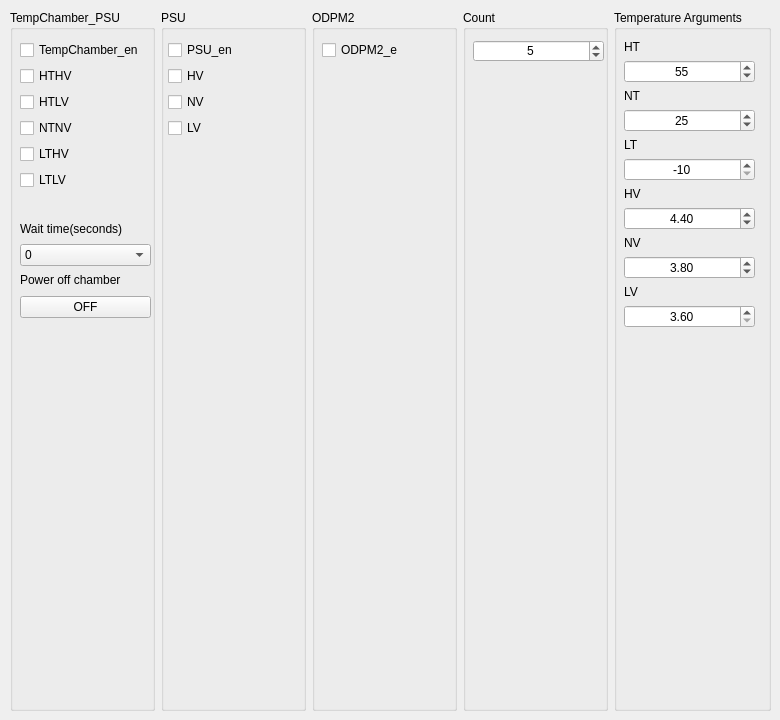
    <widget class="QWidget" name="temp_psu_tab">
     <attribute name="title">
      <string>Temp_PSU</string>
     </attribute>
     <widget class="QWidget" name="layoutWidget">
      <property name="geometry">
       <rect>
        <x>10</x>
        <y>10</y>
        <width>761</width>
        <height>701</height>
       </rect>
      </property>
      <layout class="QHBoxLayout" name="horizontalLayout_5">
       <item>
        <widget class="QGroupBox" name="temp_chamber_psu_groupBox">
         <property name="title">
          <string>TempChamber_PSU</string>
         </property>
         <widget class="QWidget" name="layoutWidget_28">
          <property name="geometry">
           <rect>
            <x>10</x>
            <y>260</y>
            <width>131</width>
            <height>51</height>
           </rect>
          </property>
          <layout class="QVBoxLayout" name="verticalLayout_11">
           <item>
            <widget class="QLabel" name="off_tmpchmb_label">
             <property name="sizePolicy">
              <sizepolicy hsizetype="Preferred" vsizetype="Fixed">
               <horstretch>0</horstretch>
               <verstretch>0</verstretch>
              </sizepolicy>
             </property>
             <property name="text">
              <string>Power off chamber</string>
             </property>
            </widget>
           </item>
           <item>
            <widget class="QPushButton" name="off_tmpchmb_pushButton">
             <property name="text">
              <string>OFF</string>
             </property>
            </widget>
           </item>
          </layout>
         </widget>
         <widget class="QWidget" name="layoutWidget">
          <property name="geometry">
           <rect>
            <x>10</x>
            <y>30</y>
            <width>131</width>
            <height>152</height>
           </rect>
          </property>
          <layout class="QVBoxLayout" name="verticalLayout_tmpchb_psu">
           <item>
            <widget class="QCheckBox" name="tmpchmb_en">
             <property name="text">
              <string>TempChamber_en</string>
             </property>
            </widget>
           </item>
           <item>
            <widget class="QCheckBox" name="hthv_en">
             <property name="text">
              <string>HTHV</string>
             </property>
            </widget>
           </item>
           <item>
            <widget class="QCheckBox" name="htlv_en">
             <property name="text">
              <string>HTLV</string>
             </property>
            </widget>
           </item>
           <item>
            <widget class="QCheckBox" name="ntnv_en">
             <property name="text">
              <string>NTNV</string>
             </property>
            </widget>
           </item>
           <item>
            <widget class="QCheckBox" name="lthv_en">
             <property name="text">
              <string>LTHV</string>
             </property>
            </widget>
           </item>
           <item>
            <widget class="QCheckBox" name="ltlv_en">
             <property name="text">
              <string>LTLV</string>
             </property>
            </widget>
           </item>
          </layout>
         </widget>
         <widget class="QWidget" name="layoutWidget">
          <property name="geometry">
           <rect>
            <x>10</x>
            <y>210</y>
            <width>131</width>
            <height>46</height>
           </rect>
          </property>
          <layout class="QVBoxLayout" name="verticalLayout_5">
           <item>
            <widget class="QLabel" name="wait_time_label">
             <property name="text">
              <string>Wait time(seconds)</string>
             </property>
            </widget>
           </item>
           <item>
            <widget class="QComboBox" name="wait_time_comboBox">
             <item>
              <property name="text">
               <string>0</string>
              </property>
             </item>
             <item>
              <property name="text">
               <string>30</string>
              </property>
             </item>
             <item>
              <property name="text">
               <string>60</string>
              </property>
             </item>
             <item>
              <property name="text">
               <string>120</string>
              </property>
             </item>
             <item>
              <property name="text">
               <string>300</string>
              </property>
             </item>
             <item>
              <property name="text">
               <string>600</string>
              </property>
             </item>
            </widget>
           </item>
          </layout>
         </widget>
        </widget>
       </item>
       <item>
        <widget class="QGroupBox" name="psu_groupBox">
         <property name="title">
          <string>PSU</string>
         </property>
         <widget class="QWidget" name="layoutWidget">
          <property name="geometry">
           <rect>
            <x>7</x>
            <y>30</y>
            <width>131</width>
            <height>100</height>
           </rect>
          </property>
          <layout class="QVBoxLayout" name="verticalLayout_6">
           <item>
            <widget class="QCheckBox" name="psu_en">
             <property name="text">
              <string>PSU_en</string>
             </property>
            </widget>
           </item>
           <item>
            <widget class="QCheckBox" name="hv_en">
             <property name="text">
              <string>HV</string>
             </property>
            </widget>
           </item>
           <item>
            <widget class="QCheckBox" name="nv_en">
             <property name="text">
              <string>NV</string>
             </property>
            </widget>
           </item>
           <item>
            <widget class="QCheckBox" name="lv_en">
             <property name="text">
              <string>LV</string>
             </property>
            </widget>
           </item>
          </layout>
         </widget>
        </widget>
       </item>
       <item>
        <widget class="QGroupBox" name="odpm_groupBox">
         <property name="title">
          <string>ODPM2</string>
         </property>
         <widget class="QCheckBox" name="odpm2_en">
          <property name="geometry">
           <rect>
            <x>10</x>
            <y>30</y>
            <width>76</width>
            <height>20</height>
           </rect>
          </property>
          <property name="text">
           <string>ODPM2_en</string>
          </property>
         </widget>
        </widget>
       </item>
       <item>
        <widget class="QGroupBox" name="count_groupBox">
         <property name="title">
          <string>Count</string>
         </property>
         <widget class="QSpinBox" name="count_spinBox">
          <property name="geometry">
           <rect>
            <x>10</x>
            <y>30</y>
            <width>131</width>
            <height>22</height>
           </rect>
          </property>
          <property name="alignment">
           <set>Qt::AlignCenter</set>
          </property>
          <property name="minimum">
           <number>1</number>
          </property>
          <property name="maximum">
           <number>20</number>
          </property>
          <property name="value">
           <number>5</number>
          </property>
         </widget>
        </widget>
       </item>
       <item>
        <widget class="QGroupBox" name="temp_arg_groupBox">
         <property name="title">
          <string>Temperature Arguments</string>
         </property>
         <widget class="QWidget" name="layoutWidget">
          <property name="geometry">
           <rect>
            <x>10</x>
            <y>30</y>
            <width>131</width>
            <height>296</height>
           </rect>
          </property>
          <layout class="QVBoxLayout" name="verticalLayout_temp_arg">
           <item>
            <widget class="QLabel" name="ht_label">
             <property name="sizePolicy">
              <sizepolicy hsizetype="Preferred" vsizetype="Fixed">
               <horstretch>0</horstretch>
               <verstretch>0</verstretch>
              </sizepolicy>
             </property>
             <property name="text">
              <string>HT</string>
             </property>
            </widget>
           </item>
           <item>
            <widget class="QSpinBox" name="ht_spinBox">
             <property name="alignment">
              <set>Qt::AlignCenter</set>
             </property>
             <property name="minimum">
              <number>-20</number>
             </property>
             <property name="maximum">
              <number>60</number>
             </property>
             <property name="value">
              <number>55</number>
             </property>
            </widget>
           </item>
           <item>
            <widget class="QLabel" name="nt_label">
             <property name="sizePolicy">
              <sizepolicy hsizetype="Preferred" vsizetype="Fixed">
               <horstretch>0</horstretch>
               <verstretch>0</verstretch>
              </sizepolicy>
             </property>
             <property name="text">
              <string>NT</string>
             </property>
            </widget>
           </item>
           <item>
            <widget class="QSpinBox" name="nt_spinBox">
             <property name="alignment">
              <set>Qt::AlignCenter</set>
             </property>
             <property name="minimum">
              <number>-20</number>
             </property>
             <property name="maximum">
              <number>60</number>
             </property>
             <property name="value">
              <number>25</number>
             </property>
            </widget>
           </item>
           <item>
            <widget class="QLabel" name="lt_label">
             <property name="sizePolicy">
              <sizepolicy hsizetype="Preferred" vsizetype="Fixed">
               <horstretch>0</horstretch>
               <verstretch>0</verstretch>
              </sizepolicy>
             </property>
             <property name="text">
              <string>LT</string>
             </property>
            </widget>
           </item>
           <item>
            <widget class="QSpinBox" name="lt_spinBox">
             <property name="alignment">
              <set>Qt::AlignCenter</set>
             </property>
             <property name="minimum">
              <number>-10</number>
             </property>
             <property name="maximum">
              <number>60</number>
             </property>
             <property name="value">
              <number>-10</number>
             </property>
            </widget>
           </item>
           <item>
            <widget class="QLabel" name="hv_label">
             <property name="sizePolicy">
              <sizepolicy hsizetype="Preferred" vsizetype="Fixed">
               <horstretch>0</horstretch>
               <verstretch>0</verstretch>
              </sizepolicy>
             </property>
             <property name="text">
              <string>HV</string>
             </property>
            </widget>
           </item>
           <item>
            <widget class="QDoubleSpinBox" name="hv_doubleSpinBox">
             <property name="alignment">
              <set>Qt::AlignCenter</set>
             </property>
             <property name="minimum">
              <double>3.600000000000000</double>
             </property>
             <property name="maximum">
              <double>4.500000000000000</double>
             </property>
             <property name="singleStep">
              <double>0.010000000000000</double>
             </property>
             <property name="value">
              <double>4.400000000000000</double>
             </property>
            </widget>
           </item>
           <item>
            <widget class="QLabel" name="nv_label">
             <property name="sizePolicy">
              <sizepolicy hsizetype="Preferred" vsizetype="Fixed">
               <horstretch>0</horstretch>
               <verstretch>0</verstretch>
              </sizepolicy>
             </property>
             <property name="text">
              <string>NV</string>
             </property>
            </widget>
           </item>
           <item>
            <widget class="QDoubleSpinBox" name="nv_doubleSpinBox">
             <property name="alignment">
              <set>Qt::AlignCenter</set>
             </property>
             <property name="decimals">
              <number>2</number>
             </property>
             <property name="minimum">
              <double>3.600000000000000</double>
             </property>
             <property name="maximum">
              <double>4.500000000000000</double>
             </property>
             <property name="singleStep">
              <double>0.010000000000000</double>
             </property>
             <property name="value">
              <double>3.800000000000000</double>
             </property>
            </widget>
           </item>
           <item>
            <widget class="QLabel" name="lv_label">
             <property name="sizePolicy">
              <sizepolicy hsizetype="Preferred" vsizetype="Fixed">
               <horstretch>0</horstretch>
               <verstretch>0</verstretch>
              </sizepolicy>
             </property>
             <property name="text">
              <string>LV</string>
             </property>
            </widget>
           </item>
           <item>
            <widget class="QDoubleSpinBox" name="lv_doubleSpinBox">
             <property name="alignment">
              <set>Qt::AlignCenter</set>
             </property>
             <property name="minimum">
              <double>3.600000000000000</double>
             </property>
             <property name="maximum">
              <double>4.500000000000000</double>
             </property>
             <property name="singleStep">
              <double>0.010000000000000</double>
             </property>
            </widget>
           </item>
          </layout>
         </widget>
        </widget>
       </item>
      </layout>
     </widget>
    </widget>
